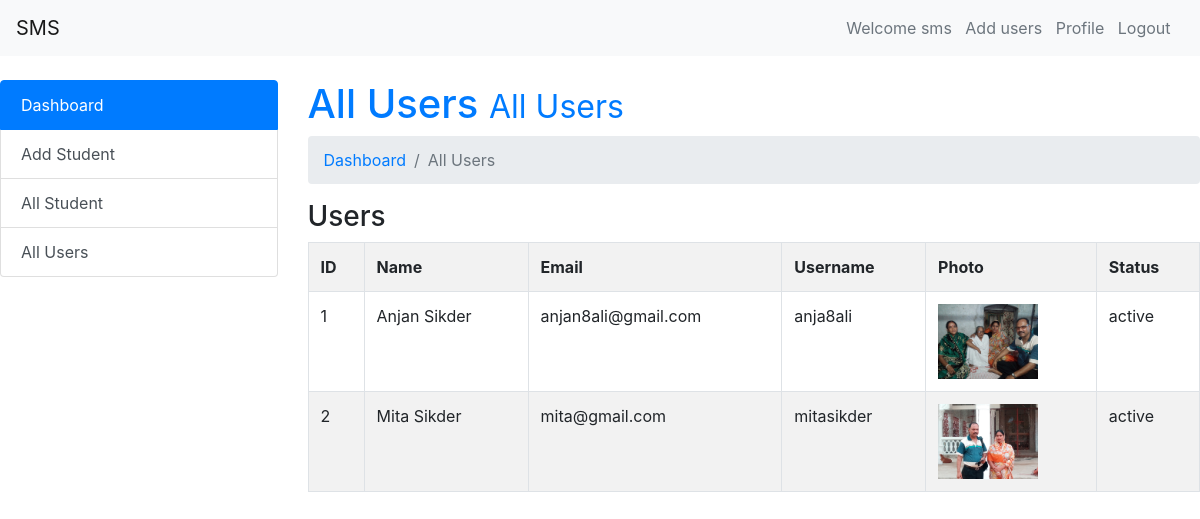
/project/admin/index.php?page=allUsers (signed in), run on the app's committed database.
### tables this page shows
CREATE TABLE `users` (
  `id` int(5) NOT NULL,
  `name` varchar(50) NOT NULL,
  `email` varchar(50) NOT NULL,
  `username` varchar(50) NOT NULL,
  `password` varchar(100) NOT NULL,
  `photo` varchar(50) NOT NULL,
  `status` varchar(55) NOT NULL,
  `datetime` timestamp NOT NULL DEFAULT CURRENT_TIMESTAMP
);

### project/admin/allUsers.php (the view, shortened to what this page needs)
<?php
require_once "dbcon.php";
?>
<h1 class="text-primary">All Users <small>All Users</small></h1>
<nav aria-label="breadcrumb">
  <ol class="breadcrumb">
    <li class="breadcrumb-item active" aria-current="page"><a href="index.php?page=dashboard">Dashboard</a></li>
    <li class="breadcrumb-item active" aria-current="page">All Users</li>
  </ol>
</nav>
<h3>Users</h3>
<div class="table-responsive">
<table class="table table-hover table-bordered table-striped">
  <tr>
    <th>ID</th>
    <th>Name</th>
    <th>Email</th>
    <th>Username</th>
    <th>Photo</th>
    <th>Status</th>
  </tr>
  <?php
      $sql = "SELECT * FROM `users`";
      $result = mysqli_query($con, $sql);
        $count=1;
      while($row=mysqli_fetch_assoc($result)){
  ?>
   <tr>
    <td><?php
    echo $count;
    $count++;
    ?></td>
    <td><?php echo ucwords($row['name']);?></td>
    <td><?php echo $row['email'];?></td>
    <td><?php echo $row['username'];?></td>
    <td><img style="width: 100px" src="images/<?php echo $row['photo'];?>"></td>
    <td><?php echo $row['status'];?></td>
  </tr>
<?php
}
?>
</table>

### project/admin/index.php (shortened to what this page needs)
<!doctype html>
<html lang="en">
  <head>
    <link rel="stylesheet" type="text/css" href="../css/bootstrap.min.css">
    <link rel="stylesheet" type="text/css" href="in.css">
  </head>
  <body>
<div class="nbar">
  <nav class="navbar navbar-expand-lg navbar-light bg-light">
  <a class="navbar-brand" href="index.php">SMS</a>
  <div class="collapse navbar-collapse" id="navbarSupportedContent">
    <ul class="nav navbar-nav navbar-right">
    	<li><a href="logout.php" class="text-secondary"><span class="glyphicon glyphicon-log-in"></span>Welcome sms</a>&nbsp; &nbsp;</li>
    	<li><a href="registration.php" class="text-secondary"><span class="glyphicon glyphicon-log-in"></span>Add users</a>&nbsp; &nbsp;</li>
     <li><a href="index.php?page=profile" class="text-secondary"><span class="glyphicon glyphicon-log-in"></span>Profile</a>&nbsp; &nbsp;</li>
     <li><a href="logout.php" class="text-secondary"><span class="glyphicon glyphicon-log-in"></span>Logout</a>&nbsp; &nbsp;</li>
    </ul>
  </div>
</nav>
<br/>
</div>
<div class="overview">
<div class="row">
<div class="col-md-3">
<div class="list-group">
  <a href="index.php?page=dashboard" class="list-group-item list-group-item-action active">
    Dashboard
  </a>
  <a href="index.php?page=addStudent" class="list-group-item list-group-item-action">Add Student</a>
  <a href="index.php?page=allStudent" class="list-group-item list-group-item-action">All Student</a>
  <a href="index.php?page=allUsers" class="list-group-item list-group-item-action">All Users</a>
</div>
</div>
<div class="col-md-9">
  <?php
      if(isset($_GET['page'])){
        $value = $_GET['page'].".php";
      }
      else{
        $value = "dashboard.php";
      }
      if(file_exists($value)){
     require_once $value;
    }
    else{
      echo "<h1>File not found</h1>";
    }
  ?>
</div>
</div>
</div>
  </body>
</html>

### project/admin/in.css (style rules this page uses)
body { margin: 0; }

### data on the page
users: name "Anjan Sikder", email "anjan8ali@gmail.com", username "anja8ali", photo (picture), status "active"
users: name "Mita Sikder", email "mita@gmail.com", username "mitasikder", photo (picture), status "active"
